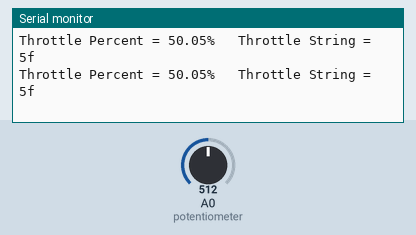
A sketch run on a simulated Arduino Uno, built with avr-gcc and run on an emulated ATmega328P. On the bench: the last lines printed to the serial monitor. The test bench sets the inputs (shaded band); at power-on: A0 (potentiometer) = 512.

Above: at 1.2 s.
1.3 s: A0 (potentiometer) set to 716
At 1.32 s:
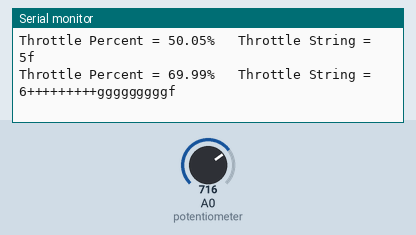
3.2 s: A0 (potentiometer) set to 1023
At 3.25 s:
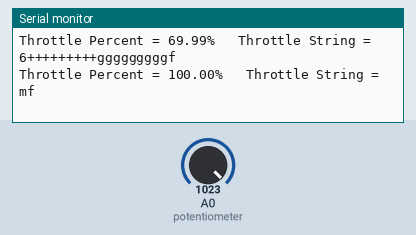

Measured:
- after the input at 1.3 s, the serial monitor: prints a new line at once (image 1)
- after the input at 3.2 s, the serial monitor: prints a new line after 0.05 s (image 2)

The sketch:

PotentiometerToStringWorking10To100.ino
```cpp
int TensCharacter;

int FirstTensVariable;
int SecondTensVariable;
int ThirdTensVariable;
int FourthTensVariable;
int FifthTensVariable;

String OnesCharacters = "";
String DecimalCharacters = "";
String FullThrottleString = "m";
String ThrottleString = "";

float DecimalValue;
float ThrottleInput;  // Variable to store raw input from Potentiometer.
float ThrottlePercent;  //Variable to store throttle %.
float FirstDecimalVariable;
int SecondDecimalVariable;
float ThirdDecimalVariable;
int FourthDecimalVariable;

//////////////////////////////////////////////////////////////////////////////////
void setup() {
  // put your setup code here, to run once:
  Serial.begin(115200);
}

//////////////////////////////////////////////////////////////////////////////////
/*void setThrottleString(){
  OnesCharacters = ""; //FUCKING FINALLY, I NEED TO CLEAR THE STRING EVERY TIME!!!!
  while (ThirdTensVariable >= 1) {
  ThirdTensVariable-= 1;
  OnesCharacters+="+";
  }
}
*/
//////////////////////////////////////////////////////////////////////////////////
void loop() {

//Convert the throttle input to a range 0-100.
ThrottleInput = analogRead(A0); //Value from potentiometer placed into "ThrottleInput".
ThrottlePercent = ((ThrottleInput / 1023.00) * 100.00); //Throttle value converted to %.

FirstTensVariable = ThrottlePercent;
TensCharacter = (FirstTensVariable/10);
SecondTensVariable = (TensCharacter*10);
ThirdTensVariable = (FirstTensVariable - SecondTensVariable);

//DecimalValue:
FirstDecimalVariable = ThrottlePercent;
SecondDecimalVariable = ThrottlePercent;
ThirdDecimalVariable = (ThrottlePercent - SecondDecimalVariable);
FourthDecimalVariable = (ThirdDecimalVariable * 10);

 OnesCharacters = ""; //FUCKING FINALLY, I NEED TO CLEAR THE STRING EVERY TIME!!!!
  while (ThirdTensVariable >= 1) {
  ThirdTensVariable-= 1;
  OnesCharacters+="+";
  }

 DecimalCharacters = ""; //FUCKING FINALLY, I NEED TO CLEAR THE STRING EVERY TIME!!!!
  while (FourthDecimalVariable >= 1) {
  FourthDecimalVariable-= 1;
  DecimalCharacters+="g";
  }

if (ThrottlePercent == 100.00)
  ThrottleString = (FullThrottleString + "f");
  else if (ThrottlePercent < 10.00)
  ThrottleString = ("" + OnesCharacters + DecimalCharacters + "f");
  else{
  ThrottleString = (TensCharacter + OnesCharacters + DecimalCharacters + "f");
  }

Serial.print("Throttle Percent = ");
Serial.print(ThrottlePercent);
Serial.print("%   ");
Serial.print("Throttle String = ");
Serial.println(ThrottleString);


delay(100);

}
```
